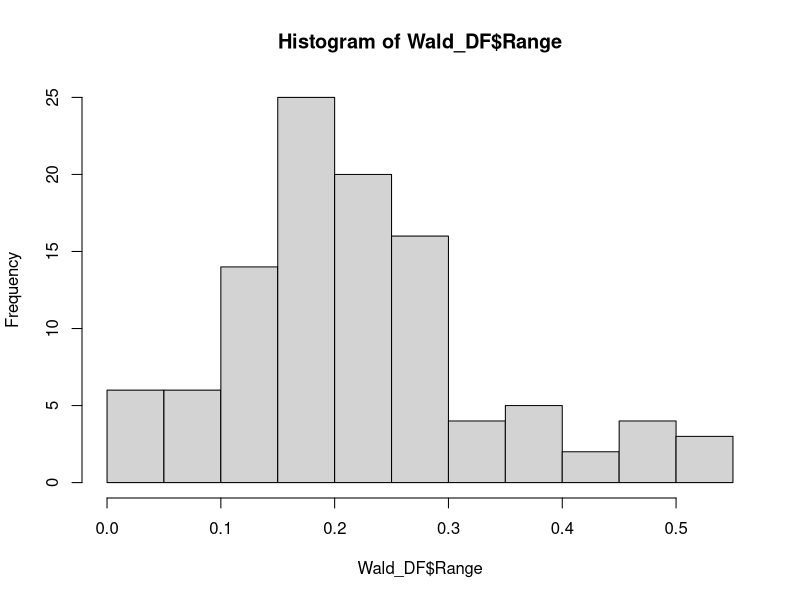
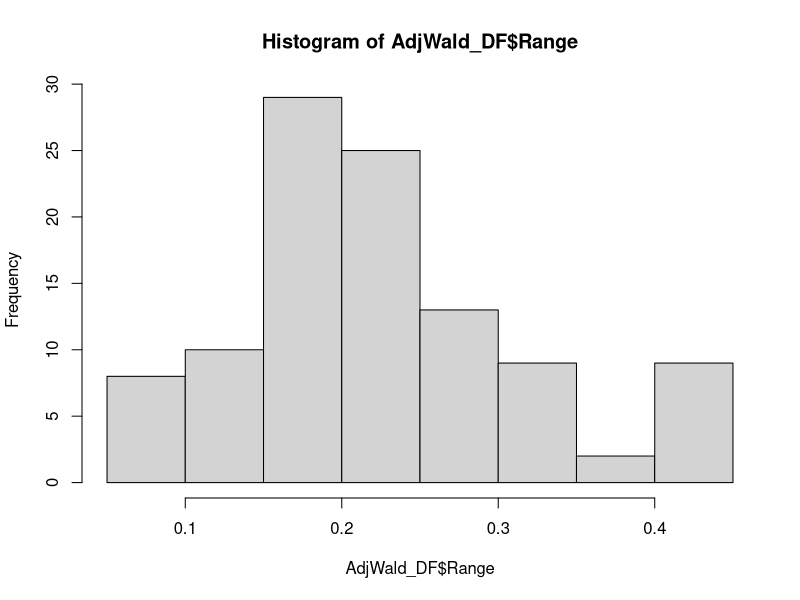
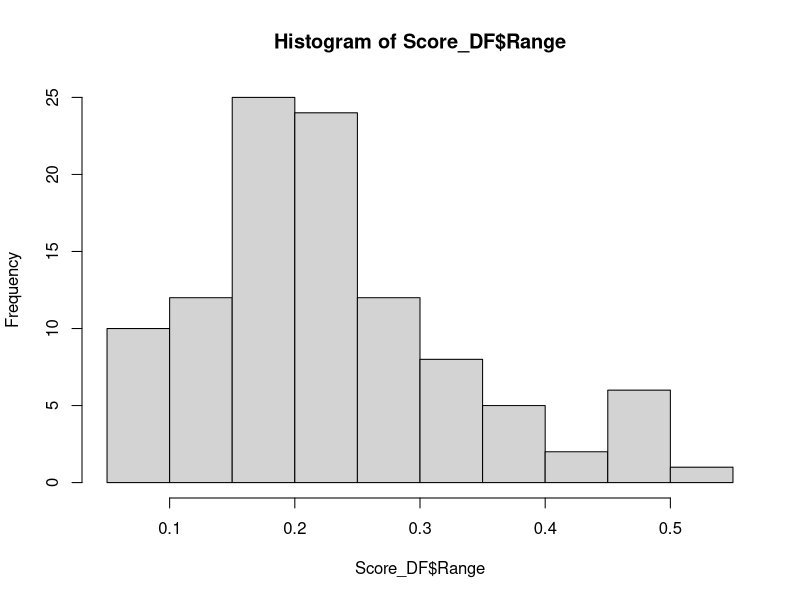
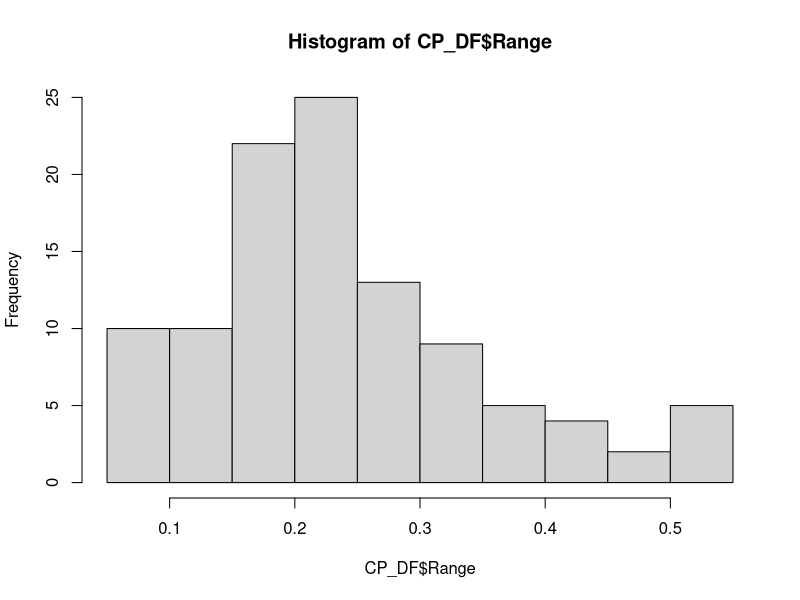
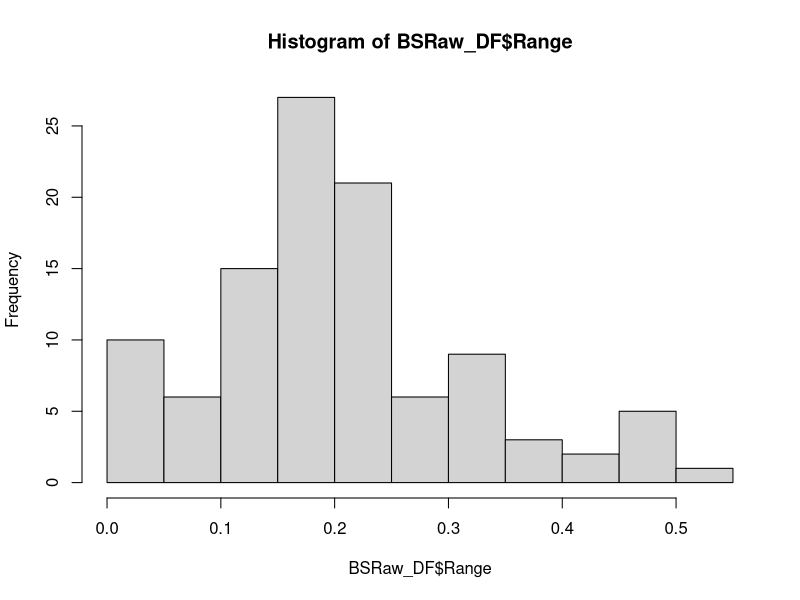
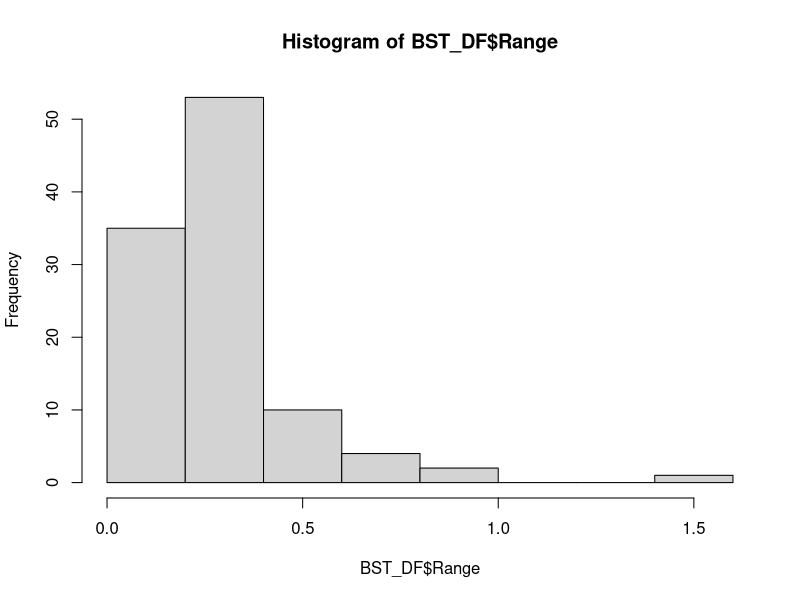
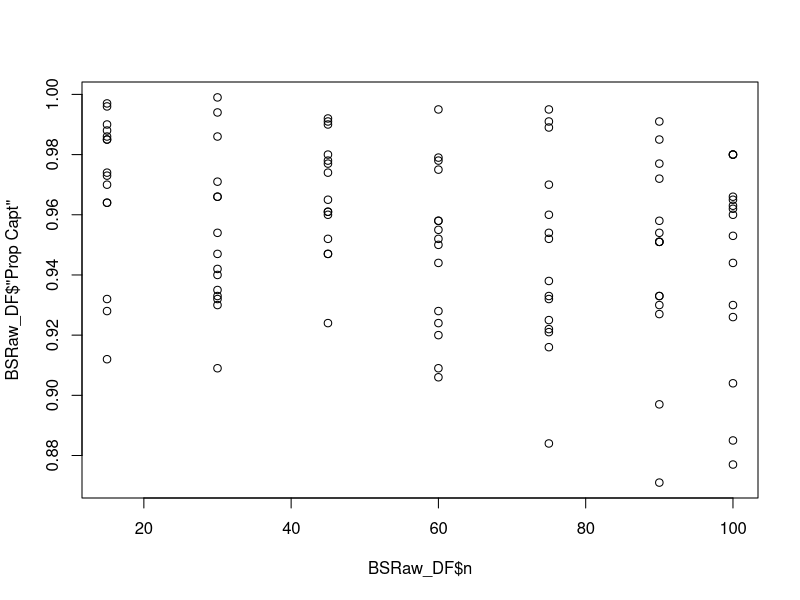

Recreate these plots in R, in order.
#Part 1 Create various functions
waldCI <- function(y, n, alpha = 0.05){
  p_hat <- y/n
  c(p_hat - qnorm(1-alpha/2)*sqrt(((p_hat)*(1-p_hat))/n),
    p_hat + qnorm(1-alpha/2)*sqrt(((p_hat)*(1-p_hat))/n))
}

AdjustedWaldCI <-function(y, n, alpha = 0.05){
  p_hat <-(y+2)/(n+4)
  c(p_hat - qnorm(1-alpha/2)*sqrt(((p_hat)*(1-p_hat))/(n+4)),
     p_hat + qnorm(1-alpha/2)*sqrt(((p_hat)*(1-p_hat))/(n+4)))
}


####Something about this interval is not working properly. Need to address!!!!
ClopperPearson <- function(y,n,alpha=0.05){
  if(y == n){
    return(c(1,1))
  }
  if(y == 0){
    return(c(0,0))
  }
  else{
    a1 <- 2*y
    b1 <- 2*(n-y+1)
    a2 <- 2*(y+1)
    b2 <- 2*(n-y)
    return(c((1+((n-y+1)/(y*qf(alpha/2,a1,b1))))^(-1),
    (1+((n-y)/((y+1)*qf(1-alpha/2,a2,b2))))^(-1)))
  }
}

Score_Interval <- function(y,n,alpha = 0.05){
  p_hat <- y/n
  c((p_hat+((qnorm(alpha/2)^2)/(2*n))+qnorm(alpha/2)*sqrt((p_hat*(1-p_hat)+(qnorm(alpha/2)^2)/(4*n))/n))/(1+(qnorm(alpha/2)^2)/(2*n)),
    (p_hat+((qnorm(alpha/2)^2)/(2*n))-qnorm(alpha/2)*sqrt((p_hat*(1-p_hat)+(qnorm(alpha/2)^2)/(4*n))/n))/(1+(qnorm(alpha/2)^2)/(2*n))
  )
}

####Parametric Bootstrap - NEEDS FIXING TO REMOVE INF & -INF)!!!!!
BootCIs <- function(y, n, B = 100, alpha = 0.05){
  p_hat <- y/n
  p_hat_boot_values <- c()
  p_boot_t_values <- c()
  for(i in 1:B) {
    p_hat_boot <- rbinom(1, n, p_hat)/n

    #theoretical using formula sqrt(p*1-p)/n)
    theoretical_SE_p_hat_boot <- sqrt((p_hat_boot*(1-p_hat_boot)/n))
    
    #find SEs for t-stats
    p_boot_t <- (p_hat_boot - p_hat)/theoretical_SE_p_hat_boot
    
    #p_boot_t_fixed <- setdiff(p_boot_t_theoretical, c(Inf, -Inf))
    
    p_hat_boot_values <- append(p_hat_boot_values, p_hat_boot)
    p_boot_t_values <- append(p_boot_t_values, p_boot_t)
  }
  p_boot_t_values <- setdiff(p_boot_t_values, c(Inf, -Inf))
  return(c("Lower Bound % Interval" = quantile(p_hat_boot_values, alpha/2, name= FALSE),
           "Upper Bound % Interval" = quantile(p_hat_boot_values, 1 - alpha/2, name = FALSE),
           "Lower Bound T-Interval" = p_hat-quantile(p_boot_t_values, 1 - alpha/2, name = FALSE)*sd(p_hat_boot_values),
           "Upper Bound T-Interval" = p_hat-quantile(p_boot_t_values, alpha/2, name = FALSE)*sd(p_hat_boot_values)))
}

#Part 2 Generate random samples
#create vectors for n,p, and name of the methods that we wish to use
N<- 1000
sizes <- c(seq(15, 100, 15),100)
props <- seq(0.01, 0.99, length.out = 15)

#Set up a 3D array to store all samples.
#First dimension are individual sample values.
#Second dimension is the different sample sizes
#Third dimension is the different p values.
sample_array <- array(c(0,0,0), dim = c(N, length(sizes), length(props)))
#Creating the array
for (n in 1:length(sizes)){
  for (p in 1:length(props)){
    sample_array[,n,p] <- rbinom(N, sizes[n], props[p])
  }}

#Part 3/Part 4 Creating the CIs for each function and creating calculations 

#Create Matricies to store results for each interval
WaldCIMatrix 		<- matrix(0,nrow=105,ncol=8)
AdjustedWaldMatrix 	<- matrix(0,nrow=105,ncol=8)
ScoreIntervalMatrix 	<- matrix(0,nrow=105,ncol=8)
CPMatrix 			<- matrix(0, nrow=105, ncol=8)
BSRawMatrix 		<- matrix(0,nrow=105,ncol=8)
BSTMatrix 			<- matrix(0,nrow=105,ncol=8)

row_counter <-1
for (k in 1:length(props)){
  for (j in 1:length(sizes)){

      ##Set Up Counting algorithm!!!
	Wald_Count 		<- Wald_Below 	<- Wald_Above 	<- 0
	Adj_Wald_Count 	<- Adj_Wald_Below <- Adj_Wald_Above <- 0
	Score_Count 	<- Score_Below 	<- Score_Above 	<- 0 
	CP_Count 		<- CP_Below 	<- CP_Above 	<- 0
	BSRaw_Count 	<- BSRaw_Below 	<- BSRaw_Above 	<- 0
	BST_Count 		<- BST_Below 	<- BST_Above 	<- 0
 
      #calculate CIs
      WaldCI 		<- waldCI(props[k]*sizes[j],sizes[j],)
      AdjustedWald_CI 	<- AdjustedWaldCI(props[k]*sizes[j],sizes[j],)
	Score_CI 		<- Score_Interval(props[k]*sizes[j],sizes[j],)
	CP_CI 		<- ClopperPearson(props[k]*sizes[j],sizes[j],)
	BootStrapCIs 	<- BootCIs(props[k]*sizes[j],sizes[j],)
	BSRaw_CI 		<- c(BootStrapCIs[1], BootStrapCIs[2])
	BST_CI 		<- c(BootStrapCIs[3], BootStrapCIs[4])

	#Check CI Success Rates
      for(i in sample_array[,j,k]){
        p_check <- i/sizes[j]
        if(p_check >= WaldCI[1] & p_check <= WaldCI[2]){
          Wald_Count <- Wald_Count + 1
        }
        if(p_check < WaldCI[1]){
          Wald_Below <- Wald_Below + 1
        }
        if(p_check > WaldCI[2]){
          Wald_Above <- Wald_Above + 1
        }
        if(p_check >= AdjustedWald_CI[1] & p_check <= AdjustedWald_CI[2]){
          Adj_Wald_Count <- Adj_Wald_Count + 1
        }
        if(p_check < AdjustedWald_CI[1]){
          Adj_Wald_Below <- Adj_Wald_Below + 1
        }
        if(p_check > AdjustedWald_CI[2]){
          Adj_Wald_Above <- Adj_Wald_Above + 1
        }
        if(p_check >= Score_CI[1] & p_check <= Score_CI[2]){
          Score_Count <- Score_Count + 1
        }
        if(p_check < Score_CI[1]){
          Score_Below <- Score_Below + 1
        }
        if(p_check > Score_CI[2]){
          Score_Above <- Score_Above + 1
	  }
	  if(p_check >= CP_CI[1] & p_check <= CP_CI[2]){
          CP_Count <- CP_Count + 1
        }
        if(p_check < CP_CI[1]){
          CP_Below <- CP_Below + 1
        }
        if(p_check > CP_CI[2]){
          CP_Above <- CP_Above + 1
        }
	  if(p_check >= BSRaw_CI[1] & p_check <= BSRaw_CI[2]){
          BSRaw_Count <- BSRaw_Count + 1
        }
        if(p_check < BSRaw_CI[1]){
          BSRaw_Below <- BSRaw_Below + 1
        }
        if(p_check > BSRaw_CI[2]){
          BSRaw_Above <- BSRaw_Above + 1
        }	  
	  if(p_check >= BST_CI[1] & p_check <= BST_CI[2]){
          BST_Count <- BST_Count + 1
        }
        if(p_check < BST_CI[1]){
          BST_Below <- BST_Below + 1
        }
        if(p_check > BST_CI[2]){
          BST_Above <- BST_Above + 1
        }
	
	#Turning Counts into proportions
      Wald_True_Value 	<- Wald_Count/N
      Wald_Below_Value 	<- Wald_Below/N
      Wald_Above_Value 	<- Wald_Above/N
      Adj_Wald_True_Value 	<- Adj_Wald_Count/N
      Adj_Wald_Below_Value 	<- Adj_Wald_Below/N
      Adj_Wald_Above_Value 	<- Adj_Wald_Above/N
	Score_True_Value 	<- Score_Count/N
      Score_Below_Value <- Score_Below/N
      Score_Above_Value <- Score_Above/N
	CP_True_Value 	<- CP_Count/N
      CP_Below_Value 	<- CP_Below/N
      CP_Above_Value 	<- CP_Above/N
	BSRaw_True_Value 	<- BSRaw_Count/N
      BSRaw_Below_Value <- BSRaw_Below/N
      BSRaw_Above_Value <- BSRaw_Above/N
	BST_True_Value 	<- BST_Count/N
      BST_Below_Value 	<- BST_Below/N
      BST_Above_Value 	<- BST_Above/N
      }


	###ADDING TO CORRECT MATRICIES!!!!
      WaldCIMatrix[row_counter,] <- c(props[k],sizes[j],WaldCI,WaldCI[2]-WaldCI[1],Wald_True_Value, Wald_Below_Value, Wald_Above_Value)
      AdjustedWaldMatrix[row_counter,] <- c(props[k],sizes[j],AdjustedWald_CI,AdjustedWald_CI[2]-AdjustedWald_CI[1],Adj_Wald_True_Value, Adj_Wald_Below_Value, Adj_Wald_Above_Value)
      ScoreIntervalMatrix[row_counter,] <- c(props[k],sizes[j],Score_CI,Score_CI[2]-Score_CI[1],Score_True_Value, Score_Below_Value, Score_Above_Value)
      CPMatrix[row_counter,] <- c(props[k],sizes[j],CP_CI,CP_CI[2]-CP_CI[1],CP_True_Value, CP_Below_Value, CP_Above_Value)
      BSRawMatrix[row_counter,] <- c(props[k],sizes[j],BSRaw_CI,BSRaw_CI[2]-BSRaw_CI[1],BSRaw_True_Value, BSRaw_Below_Value, BSRaw_Above_Value)
      BSTMatrix[row_counter,] <- c(props[k],sizes[j],BST_CI,BST_CI[2]-BST_CI[1],BST_True_Value, BST_Below_Value, BST_Above_Value)

	#Move to next row in matricies
      row_counter <-row_counter +1
    }
}

#Change Matricies to DFs for easy subsetting, etc.
Wald_DF <- as.data.frame(WaldCIMatrix)
AdjWald_DF <- as.data.frame(AdjustedWaldMatrix)
Score_DF <- as.data.frame(ScoreIntervalMatrix)
CP_DF <- as.data.frame(CPMatrix)
BSRaw_DF <- as.data.frame(BSRawMatrix)
BST_DF <- as.data.frame(BSTMatrix)


#Change DF Column names to make it understandable
colnames(Wald_DF) <- c("p", "n", "L. Bound", "U. Bound", "Range", "Prop Capt", "Prop Below", "Prop Above")
colnames(AdjWald_DF) <- c("p", "n", "L. Bound", "U. Bound", "Range", "Prop Capt", "Prop Below", "Prop Above")
colnames(Score_DF) <- c("p", "n", "L. Bound", "U. Bound", "Range", "Prop Capt", "Prop Below", "Prop Above")
colnames(CP_DF) <- c("p", "n", "L. Bound", "U. Bound", "Range", "Prop Capt", "Prop Below", "Prop Above")
colnames(BSRaw_DF) <- c("p", "n", "L. Bound", "U. Bound", "Range", "Prop Capt", "Prop Below", "Prop Above")
colnames(BST_DF) <- c("p", "n", "L. Bound", "U. Bound", "Range", "Prop Capt", "Prop Below", "Prop Above")


#Print DFs to check.
print(Wald_DF)
print(AdjWald_DF)
print(Score_DF)
print(CP_DF)
print(BSRaw_DF)
print(BST_DF)

#Plots
hist(Wald_DF$Range)
hist(AdjWald_DF$Range)
hist(Score_DF$Range)
hist(CP_DF$Range)
hist(BSRaw_DF$Range)
hist(BST_DF$Range)
plot(BSRaw_DF$n, BSRaw_DF$"Prop Capt")
